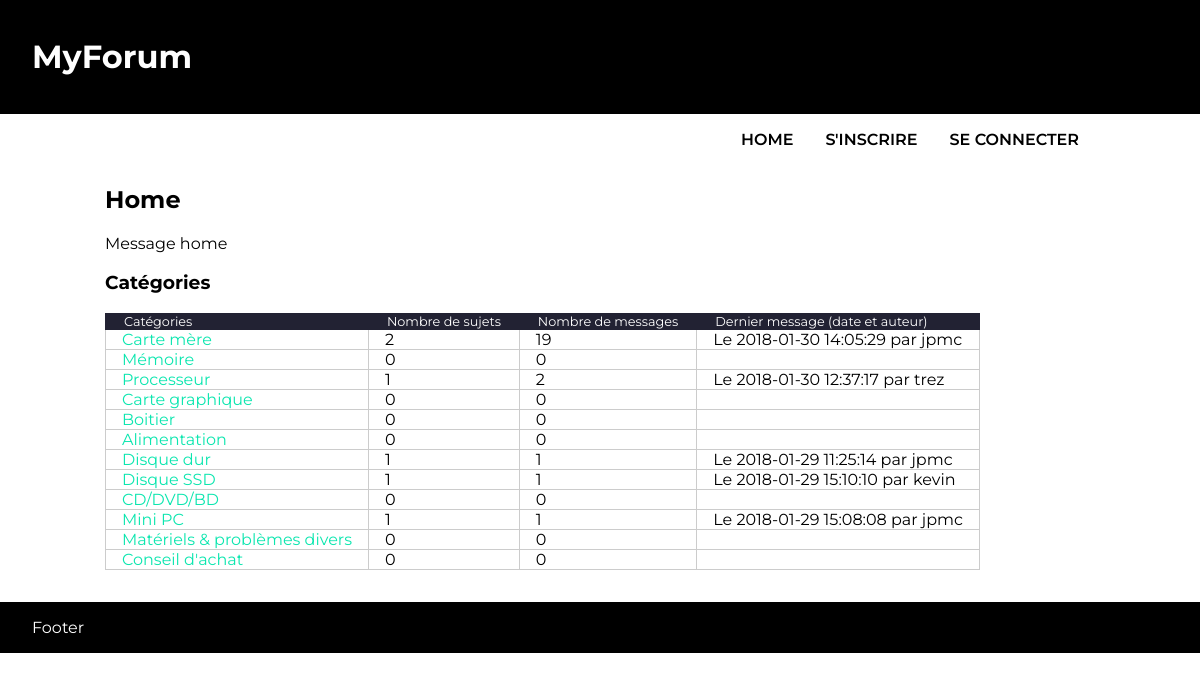
The page / on the database its author committed.
### tables this page shows
CREATE TABLE `category` (
  `id_category` int(11) NOT NULL,
  `label` varchar(60) NOT NULL
);

### index.php (called while the page is built, shortened)
<?php
require "functions.php";
$page = $_SESSION["my_get"]["page"];
$header = "header.php";
switch($page)
{
	case "home":        											$page_file = "home.php";break;
}
include "commons/".$header;
include "commons/nav.php";
include "pages/".$page_file;
include "commons/footer.php";
?>

### functions.php (called while the page is built, shortened)
<?php
function getConnection()
{
    $link = mysqli_connect(DB_HOST, DB_USER, DB_PASS, DB_NAME);
	mysqli_set_charset($link,"utf8mb4");
    return $link;
}
function getCategoryList()
{
    $link = getConnection();
    $sql = "SELECT * FROM category";
    $statement = mysqli_prepare($link,$sql);
    mysqli_stmt_execute($statement);
    mysqli_stmt_bind_result($statement,$b_id,$b_label);
    $category_list = [];
    while(mysqli_stmt_fetch($statement))
    {
        $category_list[] = [
            "id" => $b_id,
            "label" => $b_label
        ];
    }
    return $category_list;
}
function getIdTopicList($id_category)
{
    $link = getConnection();
    $sql = "SELECT id_topic FROM topic WHERE id_category =?";
    $statement = mysqli_prepare($link, $sql);
    mysqli_stmt_bind_param($statement,"i",$id_category);
    mysqli_stmt_execute($statement);
    mysqli_stmt_bind_result($statement,$b_id_topic);
    $id_topic_list = [];
    while(mysqli_stmt_fetch($statement))
    {
        $id_topic_list[] = $b_id_topic;
    }
    return $id_topic_list;
}
function getNbrPostsInTopic($id_topic)
{
    $link = getConnection();
    $sql = "SELECT COUNT(*) as nbr FROM post WHERE id_topic =?";
    $statement = mysqli_prepare($link, $sql);
    mysqli_stmt_bind_param($statement,"i",$id_topic);
    mysqli_stmt_execute($statement);
    mysqli_stmt_bind_result($statement,$nbr_posts);
    return $nbr_posts;
}
function getLastPost($id_topic)
{
    $link = getConnection();
	$sql = "SELECT user.login,post.date_creation
	FROM post
	JOIN user
	ON post.id_user = user.id_user
	WHERE date_creation = (SELECT MAX(date_creation) FROM post WHERE id_topic =?)";
    $statement = mysqli_prepare($link,$sql);
    mysqli_stmt_bind_param($statement,"i",$id_topic);
    mysqli_stmt_execute($statement);
    mysqli_stmt_bind_result($statement,$b_user_login,$b_date_creation);
	$last_post = null;
	if($b_user_login)
	{
		$last_post = [
			"user_login" => $b_user_login,
			"date_creation" => $b_date_creation
		];
	}
    return $last_post;
}
function isLogged($as_role = SUBSCRIBER)
{
    return(isset($_SESSION["user"]) && $_SESSION["user"]["id_role"] <= $as_role);
}
?>

### pages/home.php (the view, shortened to what this page needs)
<?php
$category_list = getCategoryList();
?>
    <section class="main-wrap">
        <h2>Home</h2>
        <p>Message home</p>
    </section>
    <section id="category-list" class="main-wrap">
        <h3>Catégories</h3>
        <table>
            <thead>
                <tr>
                    <th>Catégories</th>
                    <th>Nombre de sujets</th>
                    <th>Nombre de messages</th>
                    <th>Dernier message (date et auteur)</th>
                </tr>
            </thead>
<?php
foreach ($category_list as $category)
{
    $id_topic_list = getIdTopicList($category["id"]);
    $nbr_topics = count($id_topic_list);
    $nbr_posts_in_category = 0;
    $last_post_list = [];
    foreach($id_topic_list as $id_topic)
    {
		$nbr_posts_in_category += getNbrPostsInTopic($id_topic);
		$last_post_list[] = getLastPost($id_topic);
    }
	$html_last_post = "";
    if(!empty($last_post_list))
	{
		usort($last_post_list, function($a, $b)
		{
			return $b["date_creation"] <=> $a["date_creation"];
		});
		$html_last_post = "Le ".$last_post_list[0]["date_creation"]." par ".htmlentities($last_post_list[0]["user_login"]);
	}
    echo "<tr><td><a href=\"?page=topic_list&category=".$category["id"]."\">".htmlentities($category["label"])."</a></td><td>".$nbr_topics."</td><td>".$nbr_posts_in_category."</td><td>".$html_last_post."</td></tr>\n";
}
?>
        </table>
    </section>

### commons/header.php (shortened to what this page needs)
<!DOCTYPE html>
<html lang="fr">
<head>
    <link type="text/css" rel="stylesheet" href="assets/css/style.css">
</head>
<body>
    <header><h1>MyForum</h1></header>

### commons/nav.php
<?php
if(isLogged())
{
    $html_connection = "<li><a href=\"?page=create_topic\">Créer un sujet</a></li>";
    $html_connection .= "<li><a href=\"?service=logout\">".$_SESSION["user"]["login"]." > Se déconnecter</a></li>";
}
else
{
    $html_connection = "<li><a href=\"?page=subscribe\">S'inscrire</a></li>";
    $html_connection .= "<li><a href=\"?page=login\">Se connecter</a></li>";
}
    ?>
    <nav id="main-menu" class="main-wrap">
        <ul>
            <li><a href="?page=home">Home</a></li>
            <?php echo $html_connection; ?>
        </ul>
    </nav>

### commons/footer.php
    <footer>Footer</footer>
</body>
</html>

### assets/css/style.css (style rules this page uses)
body { margin:0;padding:0;font-family:'Montserrat',Arial, Helvetica, sans-serif; }
header { background-color:#000;color:#fff;padding:1em 2em; }
footer { background-color:#000;color:#fff;padding:1em 2em;margin-top:2em; }
.main-wrap { max-width:990px;margin:0 auto; }
a { text-decoration:none;color:#0be6af; }
nav ol,nav ul { list-style-type:none;margin:0;padding:0; }
nav a,nav a:hover { text-decoration:none; }
#main-menu ul { display:flex;justify-content:flex-end; }
#main-menu li a { display:block;padding:1em;font-weight:600;text-transform:uppercase;color:#000;transition:color 0.3s; }
#category-list table,#topic-list table { border-collapse:collapse;border:1px solid #223; }
#category-list table th,#topic-list table th { padding:0 1.4em;border:1px solid #223;background-color:#223;color:#fff;text-align:left;font-size:0.8em;font-weight:400; }
#category-list table td,#topic-list table td { padding:0 1em;border:1px solid #ccc; }

### rows shown on the page
category: label "Carte mère", nbr_topics "2", nbr_posts_in_category "19", html_last_post "Le 2018-01-30 14:05:29 par jpmc"
category: label "Mémoire", nbr_topics "0", nbr_posts_in_category "0"
category: label "Processeur", nbr_topics "1", nbr_posts_in_category "2", html_last_post "Le 2018-01-30 12:37:17 par trez"
category: label "Carte graphique", nbr_topics "0", nbr_posts_in_category "0"
category: label "Boitier", nbr_topics "0", nbr_posts_in_category "0"
category: label "Alimentation", nbr_topics "0", nbr_posts_in_category "0"
category: label "Disque dur", nbr_topics "1", nbr_posts_in_category "1", html_last_post "Le 2018-01-29 11:25:14 par jpmc"
category: label "Disque SSD", nbr_topics "1", nbr_posts_in_category "1", html_last_post "Le 2018-01-29 15:10:10 par kevin"
category: label "CD/DVD/BD", nbr_topics "0", nbr_posts_in_category "0"
category: label "Mini PC", nbr_topics "1", nbr_posts_in_category "1", html_last_post "Le 2018-01-29 15:08:08 par jpmc"
category: label "Matériels & problèmes divers", nbr_topics "0", nbr_posts_in_category "0"
category: label "Conseil d'achat", nbr_topics "0", nbr_posts_in_category "0"
